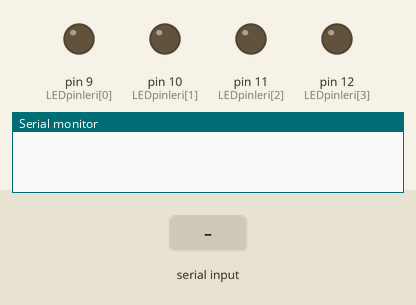
The sketch below on a simulated Arduino Uno, built with avr-gcc and run on an emulated ATmega328P. On the bench: output pins drawn as LEDs (lit = HIGH), the last lines printed to the serial monitor. The inputs (shaded band) are chosen by the test bench.

Above: at 1.2 s.
1.3 s: "A" received over Serial
At 2.1 s:
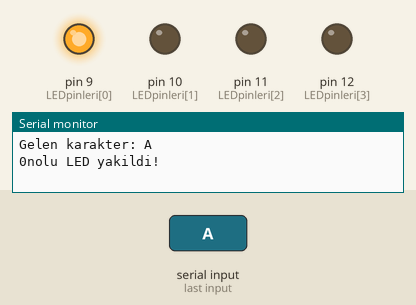
2.8 s: "B" received over Serial
At 3.2 s:
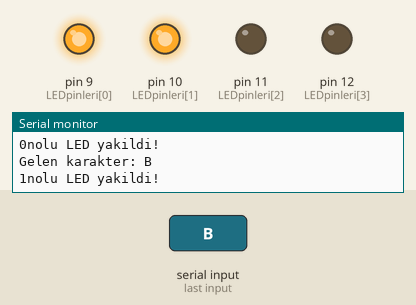
4.3 s: "C" received over Serial
At 5.5 s:
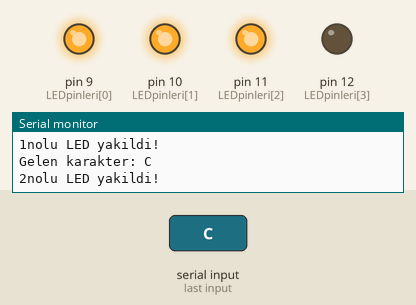
5.8 s: "D" received over Serial
At 6.7 s:
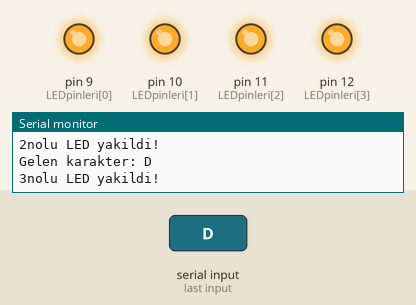
7.3 s: "A" received over Serial
At 7.9 s:
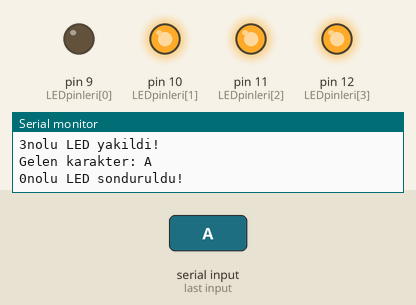
8.8 s: "B" received over Serial
At 10.2 s:
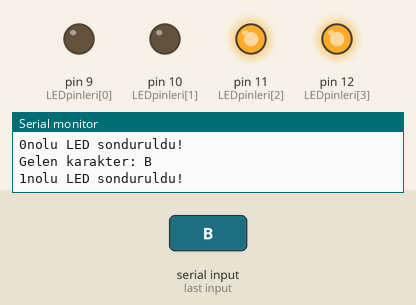
Timing chart, 0 to 11.3 s (numbered marks = the images above; inputs shaded):
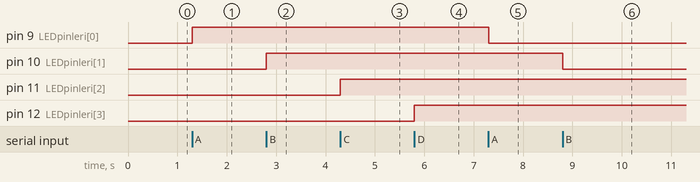

Measured:
- after the input at 1.3 s, pin 9 (LEDpinleri[0]): LOW → HIGH at once
- after the input at 2.8 s, pin 10 (LEDpinleri[1]): LOW → HIGH at once
- after the input at 4.3 s, pin 11 (LEDpinleri[2]): LOW → HIGH at once
- after the input at 5.8 s, pin 12 (LEDpinleri[3]): LOW → HIGH at once
- after the input at 7.3 s, pin 9 (LEDpinleri[0]): HIGH → LOW at once
- after the input at 8.8 s, pin 10 (LEDpinleri[1]): HIGH → LOW at once

The sketch:

SeriHaberlesme2.ino
```cpp
/***************************************************************
 Arduino Kitabı - Coşkun Taşdemir
 Dikeyeksen Yayınları
 http://www.dikeyeksen.com/muhendislik/arduino.html

 Bölüm 9 - Seri Haberleşme

 Seri Haberlesme - Örnek 2

 Serial Monitor üzerinden gönderilen
 karakterlere göre 4 LED'den birisinin durumu
 değiştirilir.

 Bağlantılar:
 Arduino Dijital 9 - LED1
 Arduino Dijital 10 - LED2
 Arduino Dijital 11 - LED3
 Arduino Dijital 12 - LED4

 Gönderilecek Karakterler:
 A => 1.LED
 B => 2.LED
 C => 3.LED
 D => 4.LED
 ***************************************************************/

// Gelen verinin aktarılacağı karakter değişkeni
char karakter = 0;
//LED Pinlerinin numaralari
const byte LEDpinleri[4] ={ 9,10,11,12};

// LED'lerin durumlarını tutan değişkenler
// true = LED Yanık, false = LED Sönük
boolean LEDDurum[4] ={ false,false,false,false};

void setup() {
  Serial.begin(9600); // Seri haberleşmeyi başlatıyoruz(9600 bps)
  pinMode(LEDpinleri[0],OUTPUT);
  pinMode(LEDpinleri[1],OUTPUT);
  pinMode(LEDpinleri[2],OUTPUT);
  pinMode(LEDpinleri[3],OUTPUT);
}
void loop() {
  // Veri gelmiş mi?
  if (Serial.available() > 0) {
    // gelen veriyi oku
    karakter = Serial.read();
    // Gelen karakteri yazdır
    Serial.print("Gelen karakter: ");
    Serial.println(karakter);

    //Gelen Karakterler göre ilgili LED'i yakıyoruz
    switch(karakter)
    {
    case 'A':
      LEDDurumDegistir(0);
      break;

    case 'B':
      LEDDurumDegistir(1);
      break;

    case 'C':
      LEDDurumDegistir(2);
      break;

    case 'D':
      LEDDurumDegistir(3);
      break;

    default:
      Serial.println("Gecersiz bir karakter gonderildi!");
      break;
    }
  }
}

/* Fonksiyona girilen LEDno değerine göre
 ilgili LED'in durumunu değiştirir.
 (LED Yanıyorsa söndürür, sönükse yakar).
 */
void LEDDurumDegistir(int LEDno)
{
  if(LEDDurum[LEDno] == false)
  {
    digitalWrite(LEDpinleri[LEDno],HIGH);
    LEDDurum[LEDno] = true;
    Serial.print(LEDno);
    Serial.println("nolu LED yakildi!");
  }
  else
  {
    digitalWrite(LEDpinleri[LEDno],LOW);
    LEDDurum[LEDno] = false;
   Serial.print(LEDno);
   Serial.println("nolu LED sonduruldu!");

  }
}
```
